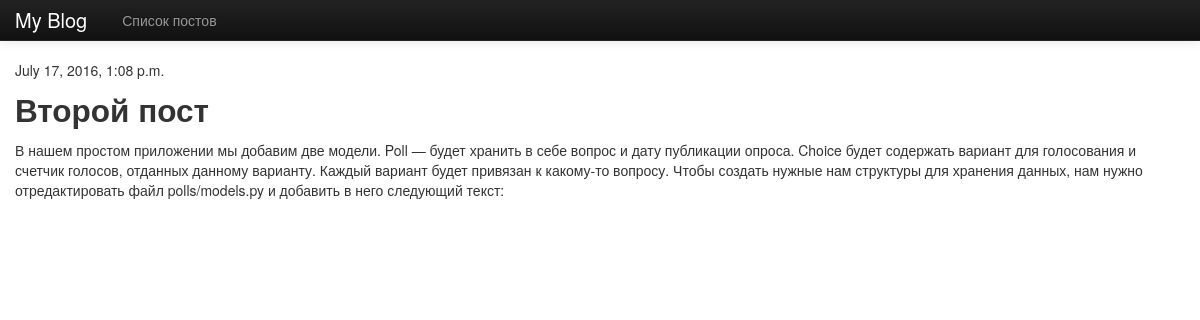
Page /2/ on the committed database.
### blog/models.py (models this page shows, shortened)
class Post(models.Model):
    author = models.ForeignKey('auth.User')
    title = models.CharField(max_length=200)
    text = models.TextField()
    created_date = models.DateTimeField(
            default=timezone.now)
    published_date = models.DateTimeField(
            blank=True, null=True)

### blog/views.py (the view)
# urls.py: url(r'^(?P<pk>\d+)/$', PostDetailView.as_view()),
class PostDetailView(DetailView):
    model = Post

### blog/templates/blog/post_detail.html (shortened to what this page needs)
 {% extends 'blog/base.html' %}
{% block content %}
    <p>{{ post.published_date }}</p>
    <h2>{{ post.title }}</h2>
    <p>{{ post.text }}</p>
    {% load disqus_tags %}
{% endblock %}

### blog/templates/blog/base.html (style rules this page uses)
body { padding-top: 60px; }

### rows in the picture
Post: published_date "July 17, 2016, 1:08 p.m.", title "Второй пост", text "В нашем простом приложении мы добавим две модели. Poll — будет хранить в себе вопрос и дату публикации опроса. Choice будет содержать вариант для голосования и счетчик голосов, отданных данному варианту. Каждый вариант будет привязан к какому-то вопросу. Чтобы создать нужные нам структуры для хранения данных, нам нужно отредактировать файл polls/models.py и добавить в него следующий текст:"
